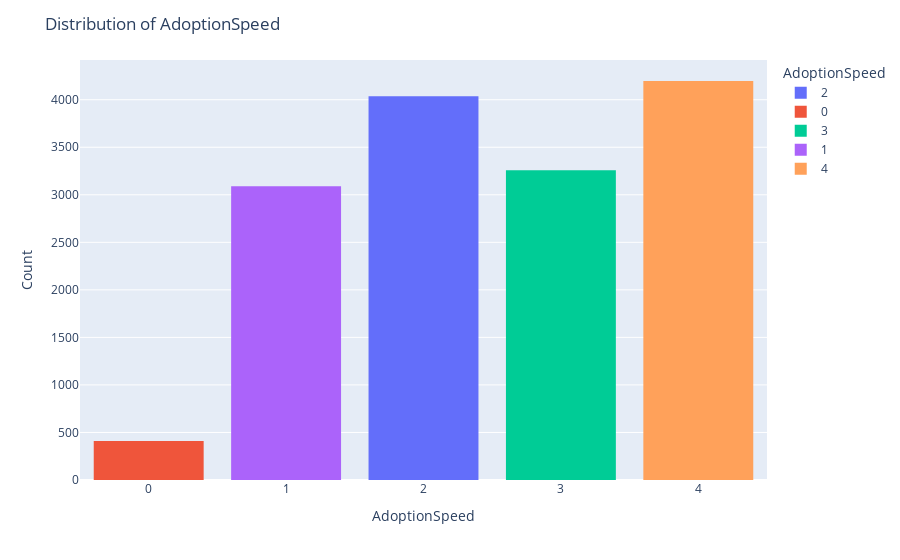

The notebook cell this image was saved under:
### Markdown cell above
## Data Fields
- PetID - Unique hash ID of pet profile
- AdoptionSpeed - Categorical speed of adoption. Lower is faster. This is the value to predict. See below section for more info.
- Type - Type of animal (1 = Dog, 2 = Cat)
- Name - Name of pet (Empty if not named)
- Age - Age of pet when listed, in months
- Breed1 - Primary breed of pet (Refer to BreedLabels dictionary)
- Breed2 - Secondary breed of pet, if pet is of mixed breed (Refer to BreedLabels dictionary)
- Gender - Gender of pet (1 = Male, 2 = Female, 3 = Mixed, if profile represents group of pets)
- Color1 - Color 1 of pet (Refer to ColorLabels dictionary)
- Color2 - Color 2 of pet (Refer to ColorLabels dictionary)
- Color3 - Color 3 of pet (Refer to ColorLabels dictionary)
- MaturitySize - Size at maturity (1 = Small, 2 = Medium, 3 = Large, 4 = Extra Large, 0 = Not Specified)
- FurLength - Fur length (1 = Short, 2 = Medium, 3 = Long, 0 = Not Specified)
- Vaccinated - Pet has been vaccinated (1 = Yes, 2 = No, 3 = Not Sure)
- Dewormed - Pet has been dewormed (1 = Yes, 2 = No, 3 = Not Sure)
- Sterilized - Pet has been spayed / neutered (1 = Yes, 2 = No, 3 = Not Sure)
- Health - Health Condition (1 = Healthy, 2 = Minor Injury, 3 = Serious Injury, 0 = Not Specified)
- Quantity - Number of pets represented in profile
- Fee - Adoption fee (0 = Free)
- State - State location in Malaysia (Refer to StateLabels dictionary)
- RescuerID - Unique hash ID of rescuer
- VideoAmt - Total uploaded videos for this pet
- PhotoAmt - Total uploaded photos for this pet
- Description - Profile write-up for this pet. The primary language used is English, with some in Malay or Chinese.

### Code cell
fig = px.histogram(df, x="AdoptionSpeed", color="AdoptionSpeed", nbins=5)

fig.update_layout(
    title="Distribution of AdoptionSpeed",
    xaxis_title="AdoptionSpeed",
    yaxis_title="Count",
    bargap=0.2
)

fig.show()

### Figure 1 — Plotly figure (JSON) as saved in the notebook; plotly's stock layout.template omitted (floating-point values rounded to 4 significant figures; data arrays with more than 128 entries replaced by an {"elided": "..."} marker saying what was removed)
{"data": [{"alignmentgroup": "True", "bingroup": "x", "hovertemplate": "AdoptionSpeed=%{x}<br>count=%{y}<extra></extra>", "legendgroup": "2", "marker": {"color": "#636efa", "pattern": {"shape": ""}}, "name": "2", "nbinsx": 5, "offsetgroup": "2", "orientation": "v", "showlegend": true, "type": "histogram", "x": {"elided": "4037 int values"}, "xaxis": "x", "yaxis": "y"}, {"alignmentgroup": "True", "bingroup": "x", "hovertemplate": "AdoptionSpeed=%{x}<br>count=%{y}<extra></extra>", "legendgroup": "0", "marker": {"color": "#EF553B", "pattern": {"shape": ""}}, "name": "0", "nbinsx": 5, "offsetgroup": "0", "orientation": "v", "showlegend": true, "type": "histogram", "x": {"elided": "410 int values"}, "xaxis": "x", "yaxis": "y"}, {"alignmentgroup": "True", "bingroup": "x", "hovertemplate": "AdoptionSpeed=%{x}<br>count=%{y}<extra></extra>", "legendgroup": "3", "marker": {"color": "#00cc96", "pattern": {"shape": ""}}, "name": "3", "nbinsx": 5, "offsetgroup": "3", "orientation": "v", "showlegend": true, "type": "histogram", "x": {"elided": "3259 int values"}, "xaxis": "x", "yaxis": "y"}, {"alignmentgroup": "True", "bingroup": "x", "hovertemplate": "AdoptionSpeed=%{x}<br>count=%{y}<extra></extra>", "legendgroup": "1", "marker": {"color": "#ab63fa", "pattern": {"shape": ""}}, "name": "1", "nbinsx": 5, "offsetgroup": "1", "orientation": "v", "showlegend": true, "type": "histogram", "x": {"elided": "3090 int values"}, "xaxis": "x", "yaxis": "y"}, {"alignmentgroup": "True", "bingroup": "x", "hovertemplate": "AdoptionSpeed=%{x}<br>count=%{y}<extra></extra>", "legendgroup": "4", "marker": {"color": "#FFA15A", "pattern": {"shape": ""}}, "name": "4", "nbinsx": 5, "offsetgroup": "4", "orientation": "v", "showlegend": true, "type": "histogram", "x": {"elided": "4197 int values"}, "xaxis": "x", "yaxis": "y"}], "layout": {"bargap": 0.2, "barmode": "relative", "legend": {"title": {"text": "AdoptionSpeed"}, "tracegroupgap": 0}, "margin": {"t": 60}, "title": {"text": "Distribution of AdoptionSpeed"}, "xaxis": {"anchor": "y", "categoryarray": [2, 0, 3, 1, 4], "categoryorder": "array", "domain": [0, 1], "title": {"text": "AdoptionSpeed"}}, "yaxis": {"anchor": "x", "domain": [0, 1], "title": {"text": "Count"}}}}
